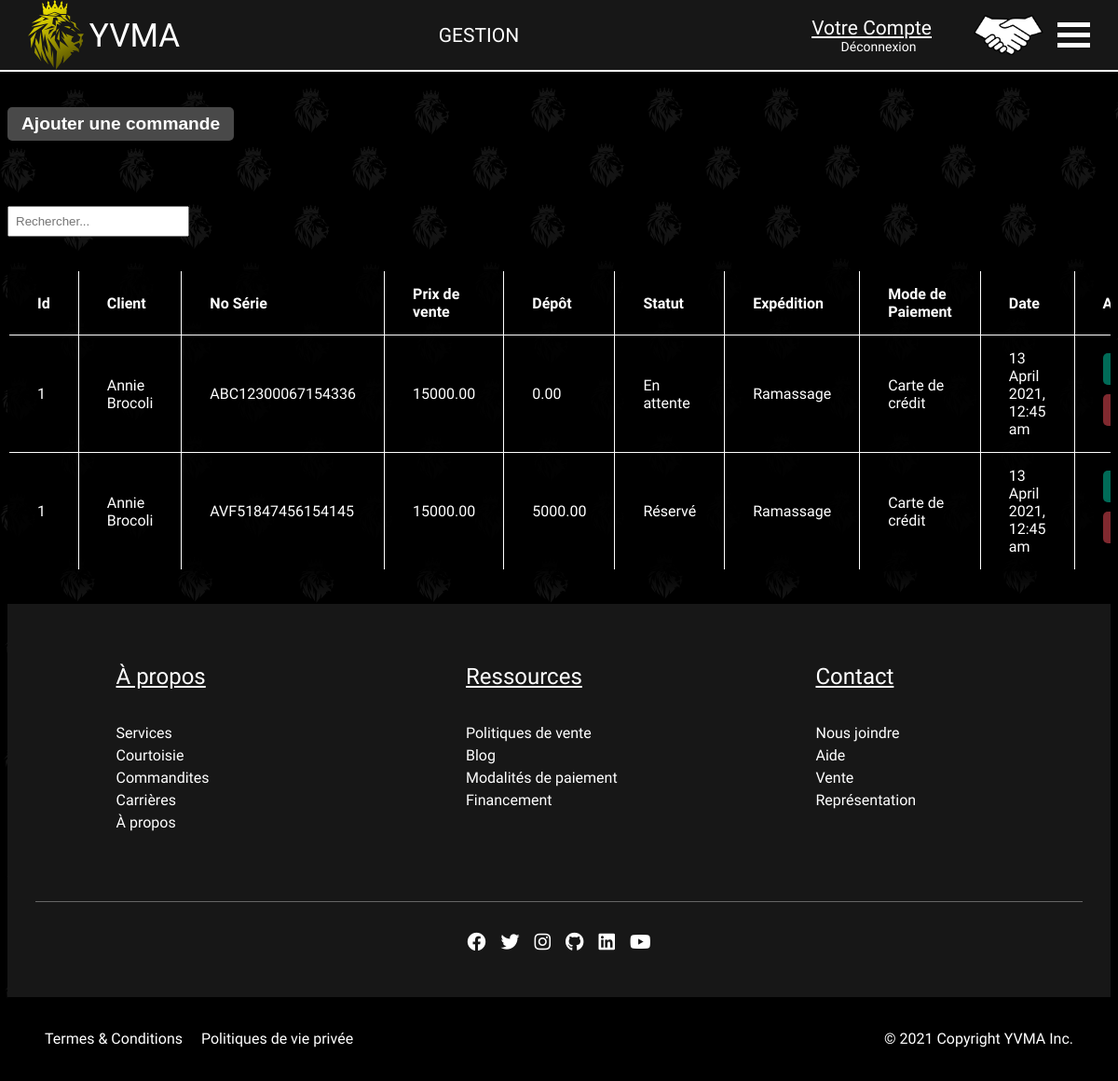
/VEHICULES_DOCCASION_INC/index.php?Commande&action=listeCommandes (signed in), run on an earlier commit of the app's database.
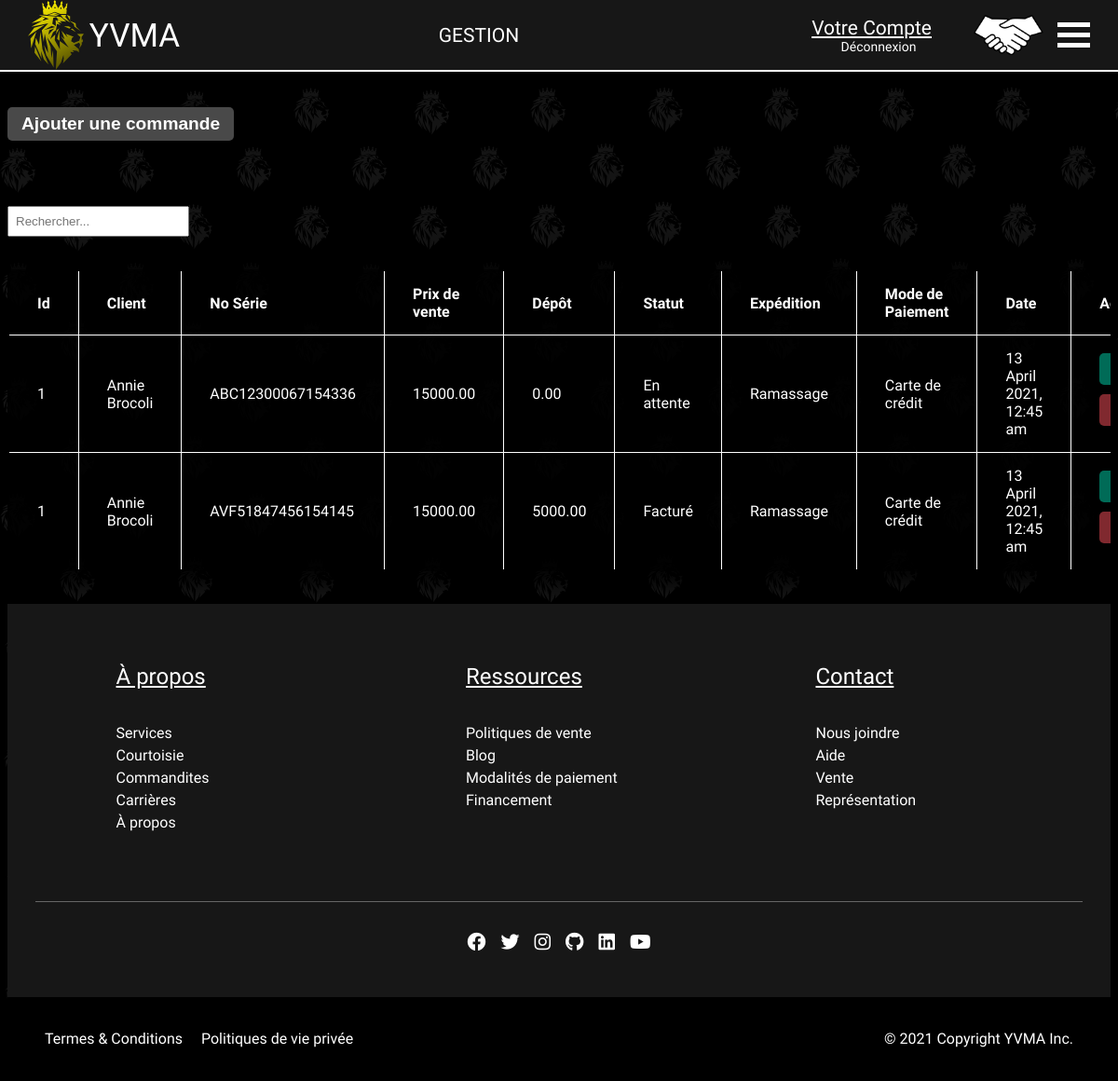
And on a later commit of the database.
### tables this page shows
CREATE TABLE commandeVoiture (
	commandeNo SMALLINT UNSIGNED,
	voitureId CHAR(17),
	prixVente DECIMAL(8,2) NOT NULL,
	depot DECIMAL(8,2),
	statutId SMALLINT UNSIGNED NOT NULL,
	expeditionId SMALLINT UNSIGNED NOT NULL,
	modePaiementNo SMALLINT UNSIGNED NOT NULL,
	visibilite BOOLEAN NOT NULL,
	PRIMARY KEY(commandeNo, voitureId),
	FOREIGN KEY(commandeNo) REFERENCES commande(noCommande),
	FOREIGN KEY(voitureId) REFERENCES voiture(noSerie),
	FOREIGN KEY(statutId) REFERENCES statut(idStatut),
	FOREIGN KEY(expeditionId) REFERENCES expedition(idExpedition),
	FOREIGN KEY (modePaiementNo) REFERENCES modePaiement(idModePaiement)
);

CREATE TABLE statut (
	idStatut SMALLINT UNSIGNED AUTO_INCREMENT,
	nomStatutFR VARCHAR(50) NOT NULL,
	nomStatutEN VARCHAR(50) NOT NULL,
	visibilite BOOLEAN NOT NULL,
	PRIMARY KEY(idStatut)
);

CREATE TABLE utilisateur (
	idUtilisateur SMALLINT UNSIGNED AUTO_INCREMENT,
	prenom VARCHAR(50) NOT NULL,
	nom VARCHAR(50) NOT NULL,
	dateNaissance DATE NOT NULL,
	adresse VARCHAR(60) NOT NULL,
	codePostal CHAR(7) NOT NULL,
	telephone CHAR(12) NOT NULL,
	cellulaire CHAR(12),
	courriel VARCHAR(60) NOT NULL,
	pseudonyme VARCHAR(20) UNIQUE NOT NULL,
	motDePasse VARCHAR(250) NOT NULL,
	codeOubliMDP VARCHAR(250),
	dateExpirationCode DATE,
	villeId SMALLINT UNSIGNED NOT NULL,
	privilegeId SMALLINT UNSIGNED NOT NULL,
	visibilite BOOLEAN NOT NULL,
	PRIMARY KEY(idUtilisateur),
	FOREIGN KEY(villeId) REFERENCES ville(idVille),
	FOREIGN KEY(privilegeId) REFERENCES privilege(idPrivilege)
);

CREATE TABLE expedition (
	idExpedition SMALLINT UNSIGNED AUTO_INCREMENT,
	nomExpeditionFR VARCHAR(50) NOT NULL,
	nomExpeditionEN VARCHAR(50) NOT NULL,
	visibilite BOOLEAN NOT NULL,
	PRIMARY KEY(idExpedition)
);

CREATE TABLE modePaiement (
	idModePaiement SMALLINT UNSIGNED AUTO_INCREMENT,
	nomModeFR VARCHAR(50),
	nomModeEN VARCHAR(50),
	visibilite BOOLEAN NOT NULL,
	PRIMARY KEY(idModePaiement)
);

CREATE TABLE commande (
	noCommande SMALLINT UNSIGNED AUTO_INCREMENT,
	dateCommande DATETIME NOT NULL,
	usagerId SMALLINT UNSIGNED NOT NULL,
	visibilite BOOLEAN NOT NULL,
	PRIMARY KEY (noCommande),
	FOREIGN KEY(usagerId) REFERENCES utilisateur(idUtilisateur)
);

### VEHICULES_DOCCASION_INC/index.php (called while the page is built, shortened)
<?php
    function mon_autoloader($classe) {
        $repertoires = array(RACINE . "controleurs/",
						RACINE . "modeles/",
						RACINE . "vues/");
        foreach ($repertoires as $rep) {
            if (file_exists($rep . $classe . ".php")) {
                return;
            }
        }
    }
	Routeur::route();
?>

### VEHICULES_DOCCASION_INC/modeles/TemplateDAO.php (called while the page is built, shortened)
<?php
	abstract class TemplateDAO {
		public function __construct() {
			$this->connexion = new PDO("mysql:host=localhost;dbname=concessionnaire", "root", "");
		}
	}
?>

### VEHICULES_DOCCASION_INC/modeles/Modele_Commande.php (called while the page is built, shortened)
<?php
	class Modele_Commande extends TemplateDAO {
		public function obtenirCommandes() {
			$requete = "SELECT commandeNo, voitureId, prixVente, depot, statutId, expeditionId, modePaiementNo,
				dateCommande, idUtilisateur, prenom, nom, dateNaissance, adresse, codePostal, telephone,
				cellulaire, courriel, pseudonyme, villeId, nomExpeditionFR, nomExpeditionEN, nomStatutFR,
				nomStatutEN, nomModeFR, nomModeEN FROM commandeVoiture JOIN statut ON statutId = idStatut
				JOIN expedition ON expeditionId = idExpedition JOIN modePaiement ON
				modePaiementNo = idModePaiement JOIN commande ON commandeNo = noCommande JOIN utilisateur
				ON usagerId = idUtilisateur WHERE commandeVoiture.visibilite = 1";
			$resultats = $this -> connexion -> query($requete);
            $resultats -> execute();
            return $resultats -> fetchAll(PDO::FETCH_ASSOC);
		}
	}
?>

### VEHICULES_DOCCASION_INC/vues/ListeCommandesAdmin.php (the view, shortened to what this page needs)
<section class="yu-section">
    <div class="yu-table-commande yu-btn-ajouter-container">
        <button class="yu-btn-ajouter">Ajouter une commande</button>
    </div>
    <div class="yu-table-responsive">
        <table class="yu-table yu-table-commande" data-component="Pagination">
            <thead>
                <tr>
                    <th>Id</th>
                    <th>Client</th>
                    <th>No Série</th>
                    <th>Prix de vente</th>
                    <th>Dépôt</th>
                    <th>Statut</th>
                    <th>Expédition</th>
                    <th>Mode de Paiement</th>
                    <th>Date</th>
                    <th>Actions</th>
                </tr>
            </thead>
            <tbody>
<?php foreach ($data["commandes"] as $commande) { ?>
                <tr>
                    <td data-js-commandeno data-js-voitureid="<?= $commande["voitureId"]?>"><?= $commande["commandeNo"]?></td>
                    <td><?= $commande["prenom"] ?> <?= $commande["nom"] ?></td>
                    <td><?= $commande["voitureId"]?></td>
                    <td><?= $commande["prixVente"]?></td>
                    <td><?= $commande["depot"]?></td>
                    <td><?= $commande["nomStatutFR"]?></td>
                    <td><?= $commande["nomExpeditionFR"]?></td>
                    <td><?= $commande["nomModeFR"]?></td>
                    <td><?= date('j F Y, g:i a', strtotime($commande["dateCommande"])) ?></td>
                    <td><button class="yu-btn-modifier yu-btn">Modifier</button><button class="yu-btn-supprimer yu-btn">Supprimer</button></td>
                </tr>
<?php }?>
            </tbody>
        </table>
    </div>
</section>

What changed in the data, as far as the page shows it:
changed commandevoiture "AVF51847456154145": statutId.nomStatutFR "Réservé" → "Facturé"
